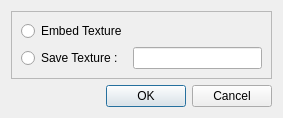
<?xml version="1.0" encoding="UTF-8"?>
<ui version="4.0">
 <class>Dialog_SaveTexture</class>
 <widget class="QDialog" name="Dialog_SaveTexture">
  <property name="geometry">
   <rect>
    <x>0</x>
    <y>0</y>
    <width>283</width>
    <height>109</height>
   </rect>
  </property>
  <property name="windowTitle">
   <string>Dialog</string>
  </property>
  <layout class="QVBoxLayout" name="verticalLayout">
   <item>
    <widget class="QFrame" name="frame">
     <property name="frameShape">
      <enum>QFrame::StyledPanel</enum>
     </property>
     <property name="frameShadow">
      <enum>QFrame::Raised</enum>
     </property>
     <layout class="QGridLayout" name="gridLayout">
      <item row="0" column="0">
       <widget class="QRadioButton" name="m_option_embed">
        <property name="text">
         <string>Embed Texture</string>
        </property>
       </widget>
      </item>
      <item row="1" column="0">
       <widget class="QRadioButton" name="m_option_save">
        <property name="text">
         <string>Save Texture :</string>
        </property>
       </widget>
      </item>
      <item row="1" column="1">
       <widget class="QLineEdit" name="m_filename"/>
      </item>
     </layout>
    </widget>
   </item>
   <item>
    <widget class="QDialogButtonBox" name="buttonBox">
     <property name="orientation">
      <enum>Qt::Horizontal</enum>
     </property>
     <property name="standardButtons">
      <set>QDialogButtonBox::Cancel|QDialogButtonBox::Ok</set>
     </property>
    </widget>
   </item>
  </layout>
 </widget>
 <resources/>
 <connections>
  <connection>
   <sender>buttonBox</sender>
   <signal>accepted()</signal>
   <receiver>Dialog_SaveTexture</receiver>
   <slot>accept()</slot>
   <hints>
    <hint type="sourcelabel">
     <x>248</x>
     <y>254</y>
    </hint>
    <hint type="destinationlabel">
     <x>157</x>
     <y>274</y>
    </hint>
   </hints>
  </connection>
  <connection>
   <sender>buttonBox</sender>
   <signal>rejected()</signal>
   <receiver>Dialog_SaveTexture</receiver>
   <slot>reject()</slot>
   <hints>
    <hint type="sourcelabel">
     <x>316</x>
     <y>260</y>
    </hint>
    <hint type="destinationlabel">
     <x>286</x>
     <y>274</y>
    </hint>
   </hints>
  </connection>
 </connections>
</ui>
